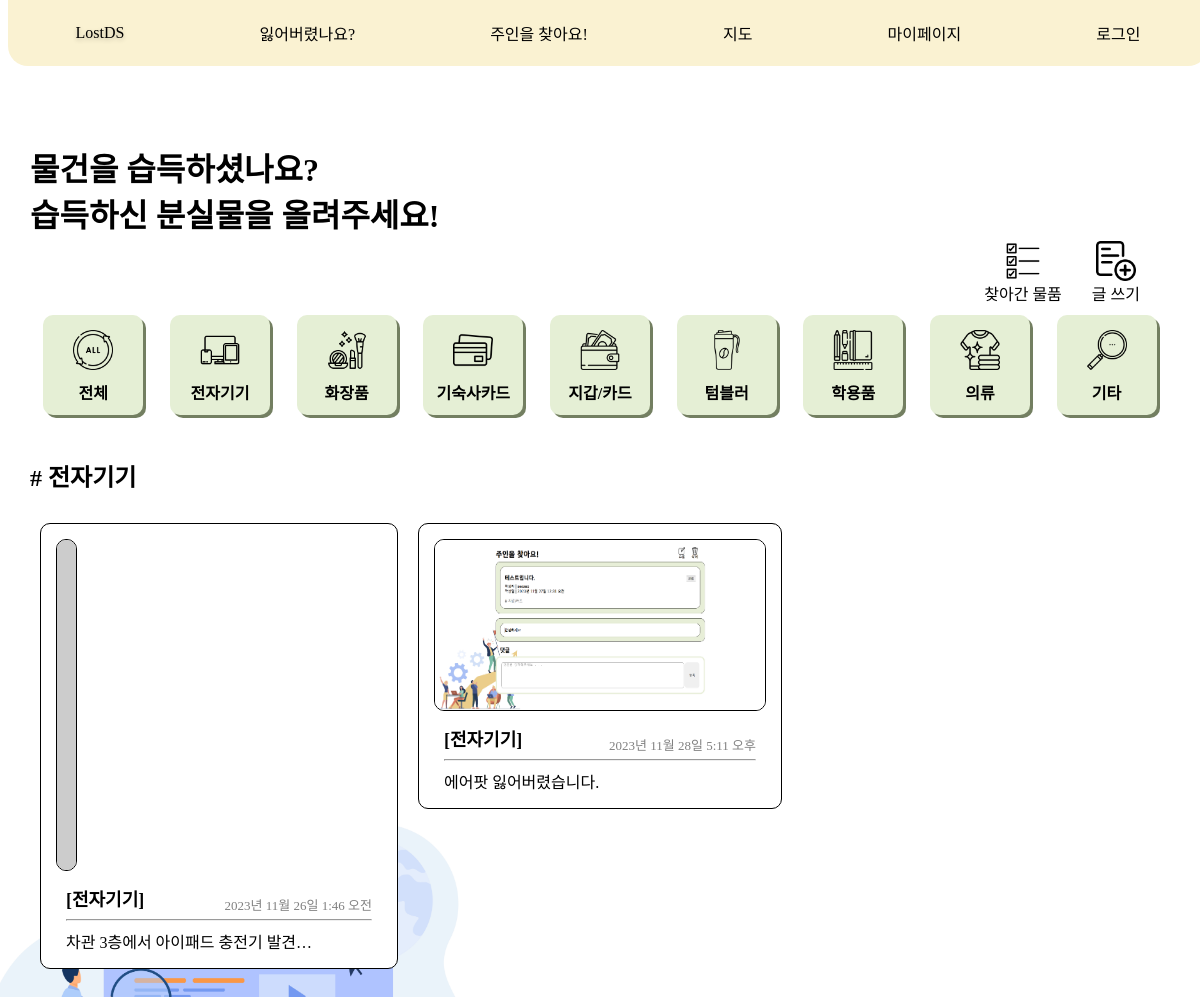
The app's page /message/find/category/전자기기/, older data.
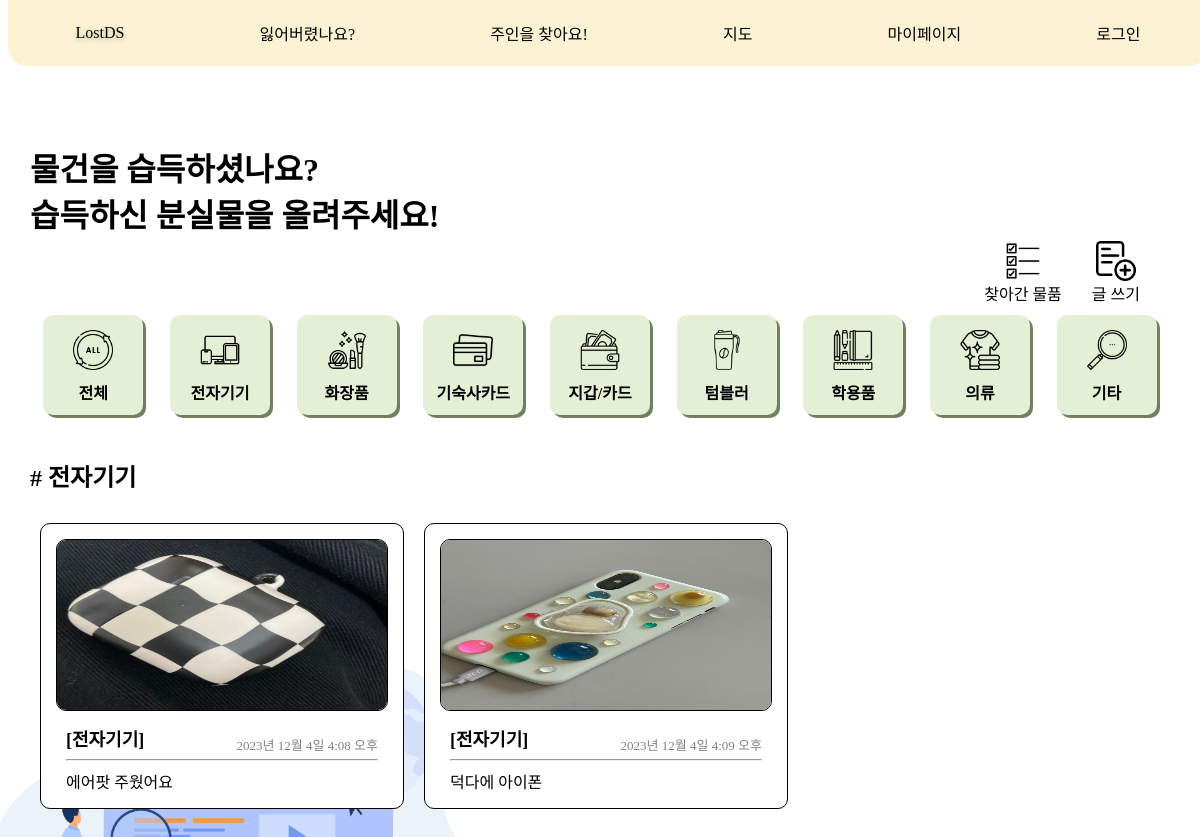
The same page, newer data.
### message/models.py (models this page shows, shortened)
class Category(models.Model):
    name = models.CharField(max_length=10, unique=True)
    slug = models.SlugField(max_length=100, unique=True, allow_unicode=True)
    head_image = models.ImageField(upload_to='message/images/category/', blank=True)
    def __str__(self):
        return self.name
    def get_absolute_url_find(self):
        return f'/message/find/category/{self.slug}/'
    class Meta:
        verbose_name_plural = 'Categories'

class FindItem(models.Model):
    title = models.CharField(max_length=30)
    author = models.ForeignKey(settings.AUTH_USER_MODEL, null=True, on_delete=models.SET_NULL)
    place = models.CharField(max_length=15, null=True)
    created_at = models.DateTimeField(auto_now_add=True)
    category = models.ForeignKey(Category, null=True, on_delete=models.SET_NULL)
    head_image = models.ImageField(upload_to='message/images/find/%Y/%m/%d/', blank=True)
    content = models.TextField()
    def __str__(self):
        return f'{self.title}'
    def get_absolute_url(self):
        return f'/message/find/{self.pk}/'

### message/views.py (the view)
# urls.py: path('find/category/<str:slug>/', views.category_page_find),
def category_page_find(request, slug):
    category = Category.objects.get(slug=slug)
    return render(
        request,
        'message/findItem_list.html',
        {
            'object_list': FindItem.objects.filter(category=category),
            'categories': Category.objects.all(),
            'category': category
        }
    )

### message/templates/message/findItem_list.html
{% extends 'message/base_html/base_list.html' %}
{% load static %}
{% block content %}
<div class="main-title main-title-font">
    물건을 습득하셨나요?<br>습득하신 분실물을 올려주세요!
</div>
<div class="post-button">
    <a class="detail-link-new-post" href="/message/complete_post/">
        <div class="post-list-move-button">
            <img src="/static/message/image/complete.png" width="40" height="40">
            찾아간 물품
        </div>
    </a>
    {% if user.is_authenticated %}
    <a class="detail-link-new-post" href="/message/find/create_post/">
        <div class="post-create-button">
            <img src="/static/message/image/new_post_icon.png" width="40" height="40">
            글 쓰기
        </div>
    </a>
    {% else %}
    <a class="detail-link-new-post" href="/login/">
        <div class="post-create-button">
            <img src="/static/message/image/new_post_icon.png" width="40" height="40">
            글 쓰기
        </div>
    </a>
    {% endif %}
</div>
<div class="category-container">
    <div class="category-content">
        <a class="detail-link" href="/message/find/">
            <div class="icon-text-wrapper">
                <img src="/static/message/image/all.png" width="40" height="40">
                <div class="category-font">전체</div>
            </div>
        </a>
    </div>
    {% for category in categories %}
    <div class="category-content">
        <a class="detail-link" href="{{ category.get_absolute_url_find }}">
            <div class="icon-text-wrapper">
                <img src="{{ category.head_image.url }}" width="40" height="40">
                <div class="category-font">{{ category }}</div>
            </div>
        </a>
    </div>
    {% endfor %}
</div>
<br/>
<div class="category-tag">
    {%if category %}
    # {{ category }}
    {% endif %}
</div>
{% endblock %}

### message/templates/message/base_html/base_list.html (shortened to what this page needs)
<!DOCTYPE html>
{% load static %}
<html lang="ko">
<head>
    <link rel="stylesheet" href="{% static 'message/css/base_list.css' %}" media="screen"/>
</head>
<body>
<div style="display: flex; flex-direction: column;">
    <navigation class="nav">
        <a href='/' class='main'>LostDS</a>
        <a href="/message/ask/" class='item'>잃어버렸나요?</a>
        <a href="/message/find/" class='item'>주인을 찾아요!</a>
        <a href='https://map.naver.com/p/search/%EB%8D%95%EC%84%B1%EC%97%AC%EC%9E%90%EB%8C%80%ED%95%99%EA%B5%90?c=15.00,0,0,0,dh'
           class='item'>지도</a>
        <a href="{% url 'mypage' %}" class='item'>마이페이지</a>
        {% if user.is_authenticated %}
        <a href="/login/logout/" class='item'>로그아웃</a>
        {% else %}
        <a href="{% url 'user:login' %}" class='item'>로그인</a>
        {% endif %}
    </navigation>
    <div class="container">
        {% block content %}
        {% endblock %}
        <div class="post-container">
            {% for item in object_list %}
            <a class="detail-link" href="{{ item.get_absolute_url }}">
                <div class="post-content">
                    {% if item.head_image %}
                    <img class="post-image" src="{{ item.head_image.url }}" width="330px" height="170px"
                         alt="{{ item }} head image">
                    {% else %}
                    <img class="post-image" src="https://picsum.photos/seed/{{ item.id }}/330/170"
                         alt="random_image">
                    {% endif %}
                    <div class="post-text-box">
                        <div class="post-category-font">
                            [{{ item.category }}]
                            <span class="post-created_at-font">
                                    {{ item.created_at }}
                                </span>
                        </div>
                        <hr/>
                        <div class="post-title-font">
                            {{ item.title | truncatechars:20 }}
                        </div>
                    </div>
                </div>
            </a>
            {% endfor %}
        </div>
    </div>
</div>
</body>
</html>

Row changes from the older to the newer data that the page shows:
removed FindItem: category "전자기기", created_at "2023년 11월 26일 1:46 오전", title "차관 3층에서 아이패드 충전기 발견…"
removed FindItem: head_image (picture), category "전자기기", created_at "2023년 11월 28일 5:11 오후", title "에어팟 잃어버렸습니다."
added FindItem: head_image (picture), category "전자기기", created_at "2023년 12월 4일 4:08 오후", title "에어팟 주웠어요"
added FindItem: head_image (picture), category "전자기기", created_at "2023년 12월 4일 4:09 오후", title "덕다에 아이폰"
